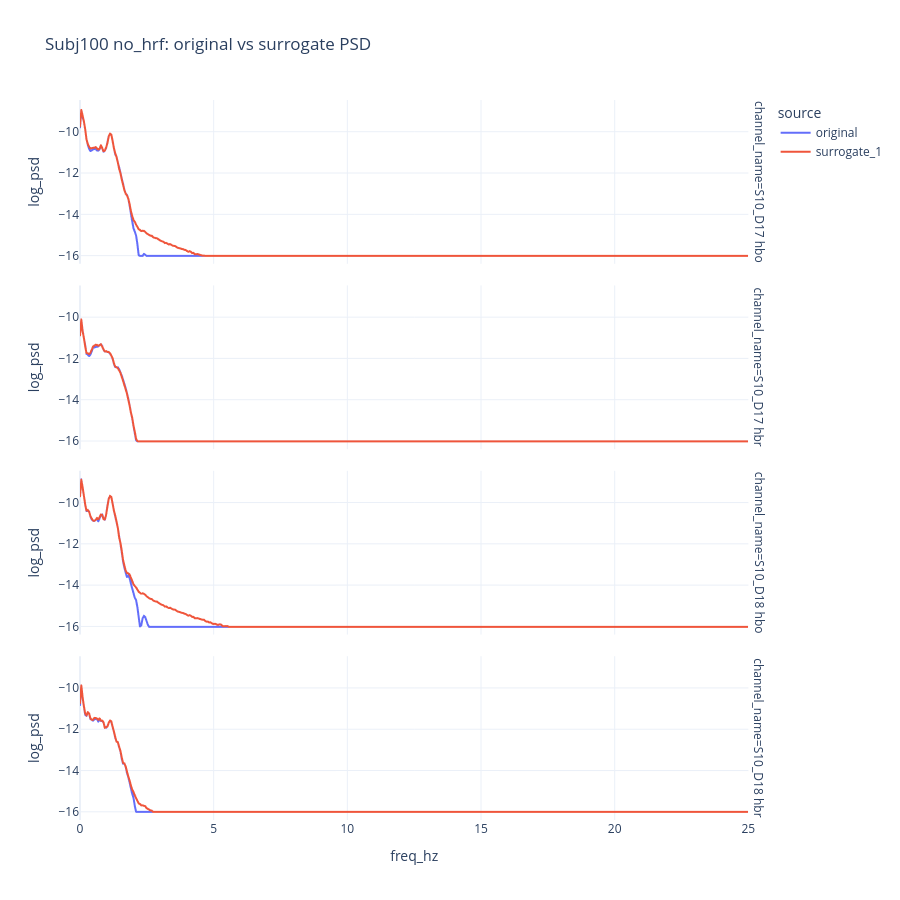

The code cell stored with this chart in its notebook:
### Code cell
sur_idx = 0
sfreq = raw_hb.info["sfreq"]

freqs_orig, psd_orig = channelwise_psd(X_orig, sfreq)
freqs_sur, psd_sur = channelwise_psd(X_surrogates[sur_idx], sfreq)

psd_rows = []
for ch in plot_channels:
    ch_idx = ls_channel_names.index(ch)

    for f, p in zip(freqs_orig, psd_orig[:, ch_idx]):
        psd_rows.append({
            "freq_hz": f,
            "psd": p,
            "channel_name": ch,
            "source": "original",
        })

    for f, p in zip(freqs_sur, psd_sur[:, ch_idx]):
        psd_rows.append({
            "freq_hz": f,
            "psd": p,
            "channel_name": ch,
            "source": f"surrogate_{sur_idx+1}",
        })

psd_df = pd.DataFrame(psd_rows)
psd_df["log_psd"] = np.log10(np.maximum(psd_df["psd"], 1e-16))

fig = px.line(
    psd_df,
    x="freq_hz",
    y="log_psd",
    color="source",
    facet_row="channel_name",
    title=f"{SUBJECT} {FILE_LABEL}: original vs surrogate PSD",
)
fig.update_layout(height=900)
fig.show()

### Figure 1 — Plotly figure (JSON) as saved in the notebook; plotly's stock layout.template omitted (floating-point values rounded to 4 significant figures; data arrays with more than 128 entries replaced by an {"elided": "..."} marker saying what was removed)
{"data": [{"hovertemplate": "source=original<br>channel_name=S10_D17 hbo<br>freq_hz=%{x}<br>log_psd=%{y}<extra></extra>", "legendgroup": "original", "line": {"color": "#636efa", "dash": "solid"}, "marker": {"symbol": "circle"}, "mode": "lines", "name": "original", "showlegend": true, "type": "scattergl", "x": {"elided": "513 float values"}, "xaxis": "x4", "y": {"elided": "513 float values"}, "yaxis": "y4"}, {"hovertemplate": "source=original<br>channel_name=S10_D17 hbr<br>freq_hz=%{x}<br>log_psd=%{y}<extra></extra>", "legendgroup": "original", "line": {"color": "#636efa", "dash": "solid"}, "marker": {"symbol": "circle"}, "mode": "lines", "name": "original", "showlegend": false, "type": "scattergl", "x": {"elided": "513 float values"}, "xaxis": "x3", "y": {"elided": "513 float values"}, "yaxis": "y3"}, {"hovertemplate": "source=original<br>channel_name=S10_D18 hbo<br>freq_hz=%{x}<br>log_psd=%{y}<extra></extra>", "legendgroup": "original", "line": {"color": "#636efa", "dash": "solid"}, "marker": {"symbol": "circle"}, "mode": "lines", "name": "original", "showlegend": false, "type": "scattergl", "x": {"elided": "513 float values"}, "xaxis": "x2", "y": {"elided": "513 float values"}, "yaxis": "y2"}, {"hovertemplate": "source=original<br>channel_name=S10_D18 hbr<br>freq_hz=%{x}<br>log_psd=%{y}<extra></extra>", "legendgroup": "original", "line": {"color": "#636efa", "dash": "solid"}, "marker": {"symbol": "circle"}, "mode": "lines", "name": "original", "showlegend": false, "type": "scattergl", "x": {"elided": "513 float values"}, "xaxis": "x", "y": {"elided": "513 float values"}, "yaxis": "y"}, {"hovertemplate": "source=surrogate_1<br>channel_name=S10_D17 hbo<br>freq_hz=%{x}<br>log_psd=%{y}<extra></extra>", "legendgroup": "surrogate_1", "line": {"color": "#EF553B", "dash": "solid"}, "marker": {"symbol": "circle"}, "mode": "lines", "name": "surrogate_1", "showlegend": true, "type": "scattergl", "x": {"elided": "513 float values"}, "xaxis": "x4", "y": {"elided": "513 float values"}, "yaxis": "y4"}, {"hovertemplate": "source=surrogate_1<br>channel_name=S10_D17 hbr<br>freq_hz=%{x}<br>log_psd=%{y}<extra></extra>", "legendgroup": "surrogate_1", "line": {"color": "#EF553B", "dash": "solid"}, "marker": {"symbol": "circle"}, "mode": "lines", "name": "surrogate_1", "showlegend": false, "type": "scattergl", "x": {"elided": "513 float values"}, "xaxis": "x3", "y": {"elided": "513 float values"}, "yaxis": "y3"}, {"hovertemplate": "source=surrogate_1<br>channel_name=S10_D18 hbo<br>freq_hz=%{x}<br>log_psd=%{y}<extra></extra>", "legendgroup": "surrogate_1", "line": {"color": "#EF553B", "dash": "solid"}, "marker": {"symbol": "circle"}, "mode": "lines", "name": "surrogate_1", "showlegend": false, "type": "scattergl", "x": {"elided": "513 float values"}, "xaxis": "x2", "y": {"elided": "513 float values"}, "yaxis": "y2"}, {"hovertemplate": "source=surrogate_1<br>channel_name=S10_D18 hbr<br>freq_hz=%{x}<br>log_psd=%{y}<extra></extra>", "legendgroup": "surrogate_1", "line": {"color": "#EF553B", "dash": "solid"}, "marker": {"symbol": "circle"}, "mode": "lines", "name": "surrogate_1", "showlegend": false, "type": "scattergl", "x": {"elided": "513 float values"}, "xaxis": "x", "y": {"elided": "513 float values"}, "yaxis": "y"}], "layout": {"annotations": [{"font": {}, "showarrow": false, "text": "channel_name=S10_D18 hbr", "textangle": 90, "x": 0.98, "xanchor": "left", "xref": "paper", "y": 0.1138, "yanchor": "middle", "yref": "paper"}, {"font": {}, "showarrow": false, "text": "channel_name=S10_D18 hbo", "textangle": 90, "x": 0.98, "xanchor": "left", "xref": "paper", "y": 0.3712, "yanchor": "middle", "yref": "paper"}, {"font": {}, "showarrow": false, "text": "channel_name=S10_D17 hbr", "textangle": 90, "x": 0.98, "xanchor": "left", "xref": "paper", "y": 0.6288, "yanchor": "middle", "yref": "paper"}, {"font": {}, "showarrow": false, "text": "channel_name=S10_D17 hbo", "textangle": 90, "x": 0.98, "xanchor": "left", "xref": "paper", "y": 0.8862, "yanchor": "middle", "yref": "paper"}], "height": 900, "legend": {"title": {"text": "source"}, "tracegroupgap": 0}, "title": {"text": "Subj100 no_hrf: original vs surrogate PSD"}, "xaxis": {"anchor": "y", "domain": [0, 0.98], "title": {"text": "freq_hz"}}, "xaxis2": {"anchor": "y2", "domain": [0, 0.98], "matches": "x", "showticklabels": false}, "xaxis3": {"anchor": "y3", "domain": [0, 0.98], "matches": "x", "showticklabels": false}, "xaxis4": {"anchor": "y4", "domain": [0, 0.98], "matches": "x", "showticklabels": false}, "yaxis": {"anchor": "x", "domain": [0, 0.2275], "title": {"text": "log_psd"}}, "yaxis2": {"anchor": "x2", "domain": [0.2575, 0.485], "matches": "y", "title": {"text": "log_psd"}}, "yaxis3": {"anchor": "x3", "domain": [0.515, 0.7425], "matches": "y", "title": {"text": "log_psd"}}, "yaxis4": {"anchor": "x4", "domain": [0.7725, 1], "matches": "y", "title": {"text": "log_psd"}}}}
